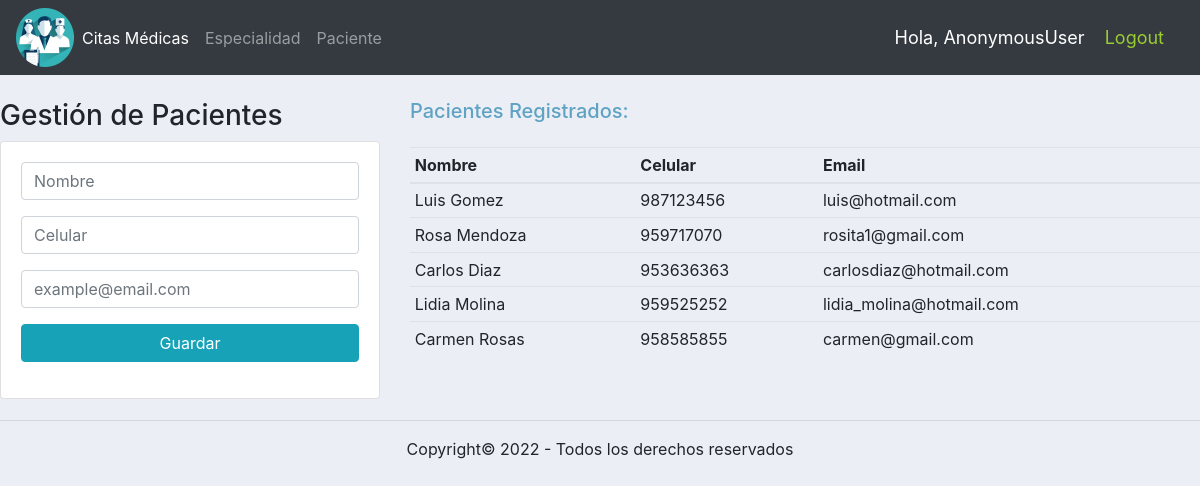
Page /pacienten/ on the committed database.
### Aplicacion/models.py (models this page shows, shortened)
class Paciente(models.Model):
    nombre = models.CharField(max_length=200, null=True)
    celular = models.CharField(max_length=200, null=True)
    email = models.CharField(max_length=200, null=True)
    fecha_creada = models.DateTimeField(auto_now_add=True, null=True)

### Aplicacion/views.py (the view)
# urls.py: path('pacienten/', views.pacienten, name="pacienten"),
def pacienten(request):
    pacienten = Paciente.objects.all()
    return render(request, 'Aplicacion/pacienten.html', {'pacienten':pacienten})

### Aplicacion/templates/Aplicacion/pacienten.html
{% extends 'Aplicacion/main.html' %}
{% block content %}
        <br>
        <div class="row">
            <div class="col-sm-12 col-md-6 col-lg-4 col-xl-4">
                <h3>Gestión de Pacientes</h3>
                <div class="card">
                    <div class="card-body">
                        <form action="/registrarPaciente/" method="POST">{% csrf_token %}
                            <div class="form-group">
                                <input type="text" id="txtNombre" name="txtNombre" class="form-control" placeholder="Nombre" required>
                            </div>
                            <div class="form-group">
                                <input type="text" id="txtCelular" name="txtCelular" class="form-control" placeholder="Celular" required>
                            </div>
                            <div class="form-group">
                                <input type="text" id="txtEmail" name="txtEmail" class="form-control" placeholder="example@email.com"  required>
                            </div>
                            <div class="form-group">
                                <button type="submit" class="btn btn-info btn-block text-white">Guardar</button>
                            </div>
                        </form>
                    </div>
                </div>
            </div>
            <div class="col-sm-12 col-md-6 col-lg-8 col-xl-8">
                <h5 style="color: rgb(95, 162, 196)">Pacientes Registrados:</h5>
                <div class="table responsive py-3">
                    <table class="table table-sm" >
                        <thead>
                            <tr>
                                <th>Nombre</th>
                                <th>Celular</th>
                                <th>Email</th>
                            </tr>
                        </thead>
                        <tbody>
                            {% for i in pacienten %}
                            <tr>
                                <td>{{ i.nombre }}</td>
                                <td>{{ i.celular }}</td>
                                <td>{{ i.email }}</td>
                            </tr>
                            {% endfor %}
                        </tbody>
                    </table>
                </div>
            </div>
        </div>
{% endblock %}

### static/css/main.css (style rules this page uses)
body { background-color: #ebeff5; }

### rows in the picture
Paciente: nombre "Luis Gomez", celular "987123456", email "luis@hotmail.com"
Paciente: nombre "Rosa Mendoza", celular "959717070", email "rosita1@gmail.com"
Paciente: nombre "Carlos Diaz", celular "953636363", email "carlosdiaz@hotmail.com"
Paciente: nombre "Lidia Molina", celular "959525252", email "lidia_molina@hotmail.com"
Paciente: nombre "Carmen Rosas", celular "958585855", email "carmen@gmail.com"

### other values in the picture
{{ request.user }} "AnonymousUser"
